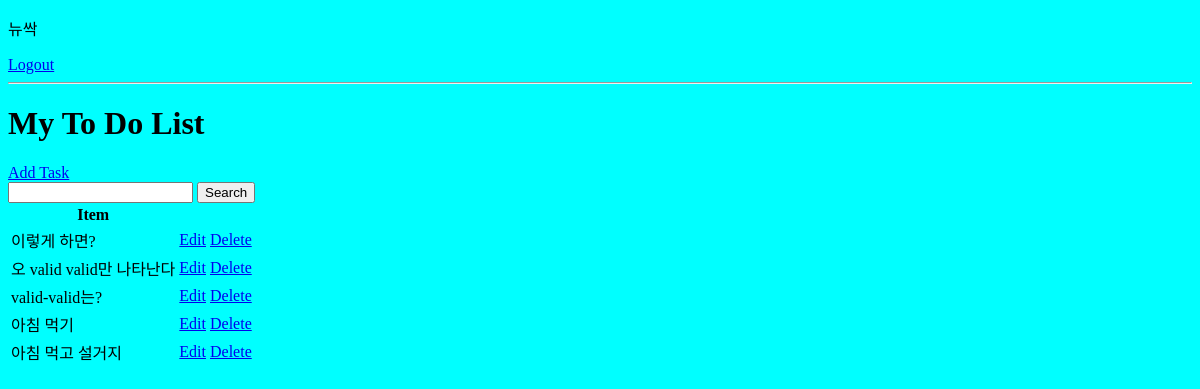
/ (signed in), run on an earlier commit of the app's database.
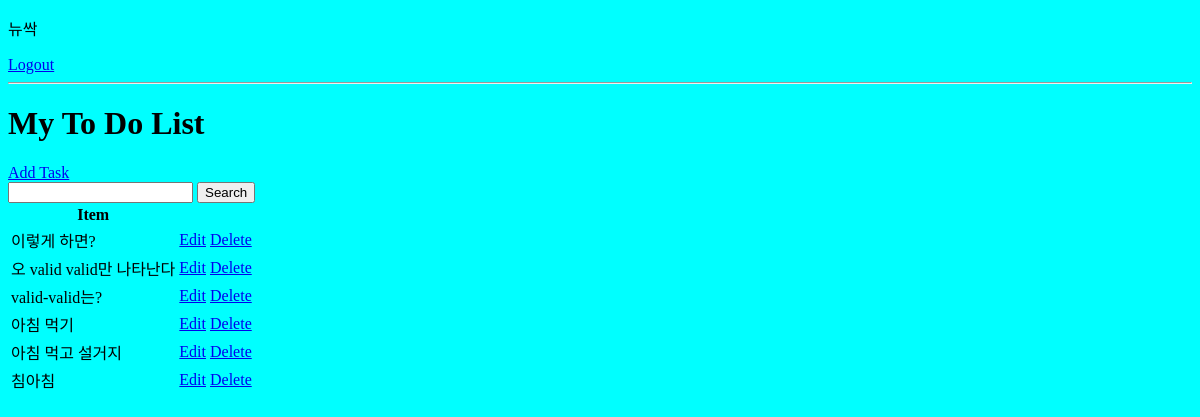
And on a later commit of the database.
### base/models.py (models this page shows, shortened)
class Task(models.Model):
    user = models.ForeignKey(User, on_delete=models.CASCADE, null=True, blank=True)
    title = models.CharField(max_length=200)
    description = models.TextField(null=True, blank=True)
    complete = models.BooleanField(default=False)
    created = models.DateTimeField(auto_now_add=True)
    class Meta:
        ordering = ['complete']

### base/views.py (the view)
# urls.py: path('', TaskList.as_view(), name='tasks'),
class TaskList(LoginRequiredMixin, ListView):
    model = Task
    context_object_name = 'tasks'
    def get_context_data(self, **kwargs):
        context = super().get_context_data(**kwargs)
        context['tasks'] =context['tasks'].filter(user=self.request.user)
        context['count'] =context['tasks'].filter(complete=False).count()
        search_input = self.request.GET.get('search-area') or ''
        if search_input:
            context['tasks'] = context['tasks'].filter(title__startswith=search_input)
        context['search_input'] = search_input
        return context

### base/templates/base/task_list.html
{% extends 'base/main.html' %}
{% block content %}
{% if request.user.is_authenticated %}
<p>{{request.user}}</p>
<a href="{% url 'logout' %}">Logout</a>
{% else %}
<a href="{% url 'login' %}">Login<a>
{% endif %}
<hr>
<h1>My To Do List {{color}}</h1>
<a href="{% url 'task-create' %}">Add Task</a>
<form method="GET">
    <input type='text' name='search-area' value="{{search_input}}">
    <input type='submit' value='Search'>
</form>
<table>
    <tr>
        <th>Item</th>
        <th></th>
        <th></th>
    </tr>
    {% for task in tasks %}
    <tr>
        <td>{{task.title}}</td>
        <td><a href="{% url 'task-update' task.id %}">Edit</a></td>
        <td><a href="{% url 'task-delete' task.id %}">Delete</a></td>
    </tr>
    {% empty %}
        <h3>No items in list</h3>
    {% endfor %}
</table>
{% endblock content%}

What changed in the data, as far as the page shows it:
added Task: title "침아침"
